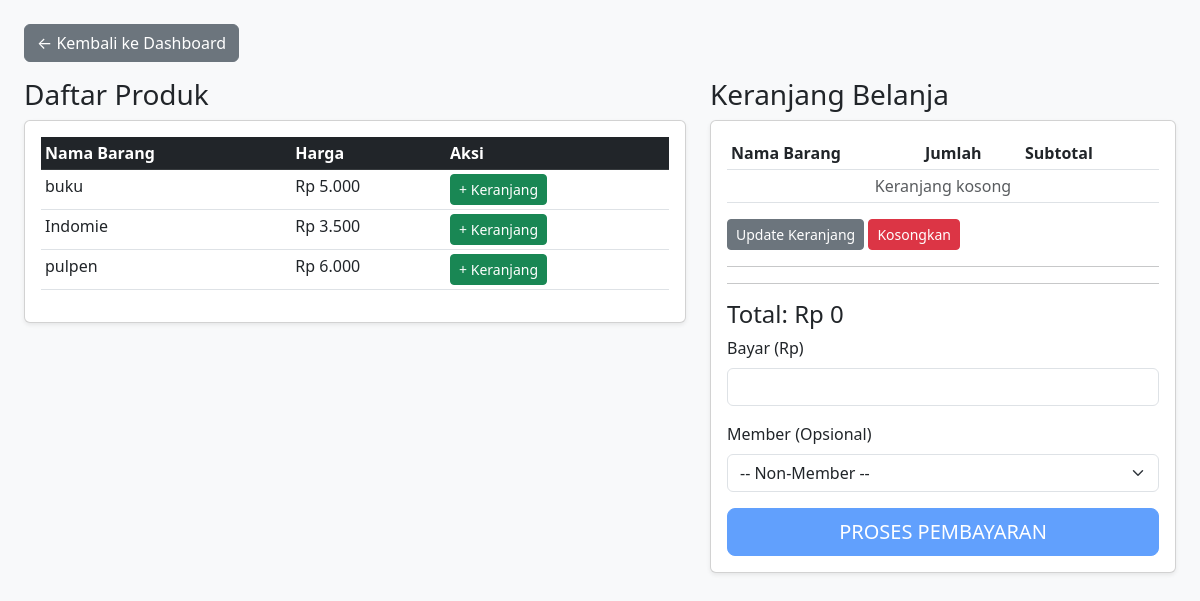
Screenshot of /transaksi/transaksi_kasir.php (signed in) with the database file from the repository.
### tables this page shows
CREATE TABLE `barang` (
  `id_barang` int NOT NULL,
  `id_kategori` int NOT NULL,
  `nama_barang` varchar(255) NOT NULL,
  `harga_beli` decimal(15,2) NOT NULL,
  `harga_jual` decimal(15,2) NOT NULL,
  `satuan_barang` varchar(50) NOT NULL,
  `tgl_input` timestamp NOT NULL DEFAULT CURRENT_TIMESTAMP,
  `tgl_update` timestamp NOT NULL DEFAULT CURRENT_TIMESTAMP
);

### transaksi/transaksi_kasir.php (the view, shortened to what this page needs)
<?php
include '../config/koneksi.php';
$produk_query = mysqli_query($conn, "SELECT * FROM barang ORDER BY nama_barang ASC");
?>
<!DOCTYPE html>
<html lang="id">
<head>
    <link href="https://cdn.jsdelivr.net/npm/bootstrap@5.3.0/dist/css/bootstrap.min.css" rel="stylesheet">
</head>
<body class="bg-light">
<div class="container-fluid p-4">
    <a href="../dashboard.php" class="btn btn-secondary mb-3">← Kembali ke Dashboard</a>
    <div class="row">
        <div class="col-md-7">
            <h3>Daftar Produk</h3>
            <div class="card shadow-sm">
                <div class="card-body" style="max-height: 80vh; overflow-y: auto;">
                    <table class="table table-sm table-hover">
                        <thead class="table-dark sticky-top">
                            <tr>
                                <th>Nama Barang</th>
                                <th>Harga</th>
                                <th>Aksi</th>
                            </tr>
                        </thead>
                        <tbody>
                            <?php while($produk = mysqli_fetch_assoc($produk_query)): ?>
                            <tr>
                                <td><?= htmlspecialchars($produk['nama_barang']) ?></td>
                                <td>Rp <?= number_format($produk['harga_jual'], 0, ',', '.') ?></td>
                                <td>
                                    <a href="transaksi_kasir.php?tambah_id=<?= $produk['id_barang'] ?>" class="btn btn-sm btn-success">+ Keranjang</a>
                                </td>
                            </tr>
                            <?php endwhile; ?>
                        </tbody>
                    </table>
                </div>
            </div>
        </div>
        <div class="col-md-5">
            <h3>Keranjang Belanja</h3>
            <div class="card shadow-sm">
                <div class="card-body">
                    <form method="POST" action="transaksi_kasir.php">
                        <table class="table table-sm">
                            <thead>
                                <tr>
                                    <th>Nama Barang</th>
                                    <th style="width: 100px;">Jumlah</th>
                                    <th>Subtotal</th>
                                    <th></th>
                                </tr>
                            </thead>
                            <tbody>
                                <?php $total_semua = 0; ?>
                                <?php if (!empty($_SESSION['keranjang'])): ?>
                                    <?php foreach ($_SESSION['keranjang'] as $id_barang => $item): ?>
                                    <?php
                                        $sub_total = $item['harga_jual'] * $item['jumlah'];
                                        $total_semua += $sub_total;
                                    ?>
                                    <tr>
                                        <td><?= htmlspecialchars($item['nama_barang']) ?></td>
                                        <td><input type="number" name="jumlah[<?= $id_barang ?>]" value="<?= $item['jumlah'] ?>" class="form-control form-control-sm" min="1"></td>
                                        <td>Rp <?= number_format($sub_total, 0, ',', '.') ?></td>
                                        <td><a href="transaksi_kasir.php?hapus_id=<?= $id_barang ?>" class="btn btn-sm btn-outline-danger">×</a></td>
                                    </tr>
                                    <?php endforeach; ?>
                                <?php else: ?>
                                    <tr><td colspan="4" class="text-center text-muted">Keranjang kosong</td></tr>
                                <?php endif; ?>
                            </tbody>
                        </table>
                        <button type="submit" name="update_keranjang" class="btn btn-sm btn-secondary">Update Keranjang</button>
                        <a href="transaksi_kasir.php?kosongkan=1" class="btn btn-sm btn-danger">Kosongkan</a>
                    </form>
                    <hr>
                    <hr>
        <h4 id="label-total-semua">Total: Rp <span id="nilai-total-semua"><?= number_format($total_semua, 0, ',', '.') ?></span></h4
<h4 id="total-setelah-diskon" class="text-success" style="display:none;"></h4>
<form action="proses_checkout.php" method="POST">
    <div class="mb-3">
        <label class="form-label">Bayar (Rp)</label>
        <input type="number" name="jumlah_bayar" class="form-control" required min="<?= $total_semua ?>">
    </div>
    <div class="mb-3">
        <label class="form-label">Member (Opsional)</label>
         <select name="id_member" id="pilih-member" class="form-select">
            <option value="">-- Non-Member --</option>
        </select>
    </div>
    <div class="d-grid">
       <button type="submit" name="checkout" class="btn btn-lg btn-primary" <?= empty($_SESSION['keranjang']) ? 'disabled' : '' ?>>PROSES PEMBAYARAN</button>
    </div>
</form>
                </div>
            </div>
        </div>
    </div>
</div>
</body>
</html>
</body>
</html>

### rows the page displays
barang: nama_barang "buku", harga_jual "5.000"
barang: nama_barang "Indomie", harga_jual "3.500"
barang: nama_barang "pulpen", harga_jual "6.000"

### other values shown
$total_semua "0"
